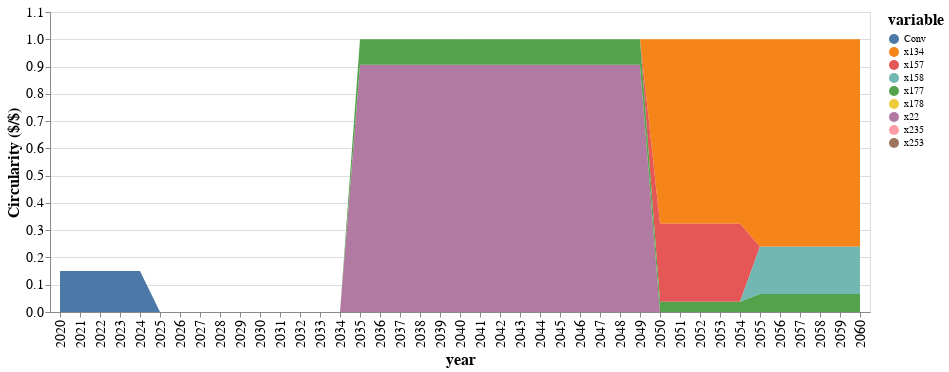

Here is the notebook cell this chart was saved with:
### Code cell
#=
function conventional(t)
    return initial[1,5]*(1-sum(JuMP.values.(xk)[k,t] for k in 1:nrow(compromise)))
end

function innovation(i1,k1,t)
     if mod(i1,5)>JuMP.values.(tk)[k1,t] && t<7
        t=t+1
    end
    if k1==1
        return sum(JuMP.values.(xk)[k,t]*(compromise[k,5])+JuMP.values.(xk)[k,t]*(compromise[k,6]) for k=k1:k1)
    else
        return sum(JuMP.values.(xk)[k,t]*(compromise[k,5])+JuMP.values.(xk)[k,t]*(compromise[k,6]) for k=k1:k1 )
    end
end
=#

function conventional(i1,t)
    if t==7
        return initial[1,5]*(1-sum(JuMP.values.(xk)[k,t] for k in 1:nrow(compromise)))
    end
    if t==0
        if mod(i1,5)≥mod(round.(sum(JuMP.values.(tk)[1:nrow(compromise),t+1])-0.001;digits=4),5) && sum(JuMP.values.(xk)[1:nrow(compromise),t+1]) > 0
            return initial[1,4]*(1-sum(JuMP.values.(xk)[k,t+1] for k in 1:nrow(compromise)))
        else
            return initial[1,4]
        end
    else
        sum_xks_atT=0
        for k1 in 1:nrow(compromise)
            if mod(i1,5)≥mod(round(JuMP.values.(tk)[k1,t+1]-0.001;digits=4),5) && sum(JuMP.values.(xk)[k1,t:t+1])>0 && t>0
                sum_xks_atT+=JuMP.values.(xk)[k1,t+1]
            else
                sum_xks_atT+=JuMP.values.(xk)[k1,t]
            end
        end
            
        #if mod(i1,5)≥mod(round(sum(JuMP.values.(tk)[1:nrow(compromise),t+1]);digits=2),5) && sum(JuMP.values.(xk)[1:nrow(compromise),t:t+1])>0 && t>0
        #    t=t+1
        #end
        #return (1-sum(JuMP.values.(xk)[k,t] for k in 1:nrow(compromise)))
        return initial[1,4]*(1-sum_xks_atT)
    end
end


function innovation(i1,k1,t)
    if t==7
        if compromise[k1,4]==0 && JuMP.values.(xk)[k1,t]>0
                return 0.00001
        end
        return sum(JuMP.values.(xk)[k,t]*(compromise[k,4]) for k=k1:k1)
    end
    if t==0 
        if mod(i1,5)≥mod(round(JuMP.values.(tk)[k1,t+1]-0.0001;digits=4),5) && JuMP.values.(xk)[k1,t+1] > 0
            t=1
            if compromise[k1,4]==0 && JuMP.values.(xk)[k1,t]>0
                return 0.00001
            end
            return (sum(JuMP.values.(xk)[k,t]*(compromise[k,4]) for k=k1:k1))            
        else
            return 0
        end
    end
    if mod(i1,5)≥mod(round(JuMP.values.(tk)[k1,t+1]-0.001;digits=4),5) && sum(JuMP.values.(xk)[k1,t:t+1])>0 && t>0
        t=t+1
    end
    if compromise[k1,4]==0 && JuMP.values.(xk)[k1,t]>0
        return 0.00001
    end
    return sum(JuMP.values.(xk)[k,t]*(compromise[k,4]) for k=k1:k1)
end





conv=zeros(55)


inn_co2=zeros(nrow(compromise),55)

for k in 1:nrow(compromise)
    inn_co2[k,1]=0
end
j=0
for t in 1:55
    if 0 ≤ t ≤ 5
        j=0
    elseif 6 ≤ t ≤ 10
        j=1
    elseif 11 ≤ t ≤ 15
        j=2
    elseif 16 ≤ t ≤ 20
        j=3
    elseif 21 ≤ t ≤ 25
        j=4
    elseif 26 ≤ t ≤ 30
        j=5
    elseif 31 ≤ t ≤ 35
        j=6
    else
        j=7
    end
        
    conv[t]=conventional(t,j)
    for k in 1:nrow(compromise)
        inn_co2[k,t]=innovation(t,k,j)
    end
end
#conv[1:5].=initial[1,5]

sNames = ["conv","inn1","inn2","inn3","inn4","inn5","inn6","inn7","inn8","inn9","inn10"]
xLabels = []
for i in 2020:2070
    push!(xLabels,string(i))
end

#df = DataFrame(year=xLabels, conv=conv, inn1=inn_co2[1,:],inn2=inn_co2[2,:],inn3=inn_co2[3,:],inn4=inn_co2[4,:],
#        inn5=inn_co2[5,:],inn6=inn_co2[6,:],inn7=inn_co2[7,:],inn8=inn_co2[8,:],inn9=inn_co2[9,:],inn10=inn_co2[10,:])
df = DataFrame(vcat(inn_co2,conv')',:auto)


df=df[1:41,:]

df=df[!, any.(>(0), eachcol(df))]
df[!,:year]=xLabels[1:41]
rename!(df,[:x269] .=> [:Conv])
#rename!(df,[:x1,:x93,:x104,:x222] .=> [:Conv,:pyLDPE1,:pyLDPE11,:alcPLA6])
#df[!,:alcPLA2]=zeros(36)
#df |> stack |> @vlplot(:area, x=:year, y={:value, stack=:zero, title="recycled/renewable content"}, color="variable:n",legend=:sNames) 
#df[!,:Conv]=zeros(36)
#df[!,:x30]=zeros(41)
#df[!,:x159]=zeros(41)
#df[!,:x201]=zeros(36)
#df[!,:x95]=zeros(36)
#rename!(df,[:x1,:x94,:x95,:x104,:x109,:x196,:x198,:x199,:x200,:x201] .=> [:Conv,:LABS12,:LABS13,:LABS22,:LABS27,:RecyclPLA2,:RecyclPLA4,:RecyclPLA5,:RecyclPLA6,:RecyclPLA7])

#rename!(df,[:conv,:inn5,:inn10] .=> [:Conventional,:LDPE_Pyrolysis,:PLA_Alcoholysis])

circular_inn=df |> stack |> @vlplot(:area, x=:year, y={:value, stack=:zero, title="Circularity (\$/\$)"}, color="variable:n",legend=:sNames,
    config={axis= {labelFontSize=14,titleFontSize= 16},legend={titleFontSize=16}}) 
if want_save>0
    save("./result-case-roadmap/circularity-"*output_key*".svg", circular_inn)
end
#save("./result-case-roadmap/circularity-roadmap.svg", circular_inn)
circular_inn

### Figure 1 — Vega-Lite specification as saved in the notebook (floating-point values rounded to 4 significant figures; data arrays with more than 128 entries replaced by an {"elided": "..."} marker saying what was removed)
{"config": {"axis": {"labelFontSize": 14, "titleFontSize": 16}, "legend": {"titleFontSize": 16}}, "data": {"values": {"elided": "369 records"}}, "encoding": {"color": {"field": "variable", "type": "nominal"}, "x": {"field": "year"}, "y": {"field": "value", "stack": "zero", "title": "Circularity ($/$)", "type": "quantitative"}}, "legend": "sNames", "mark": "area"}
